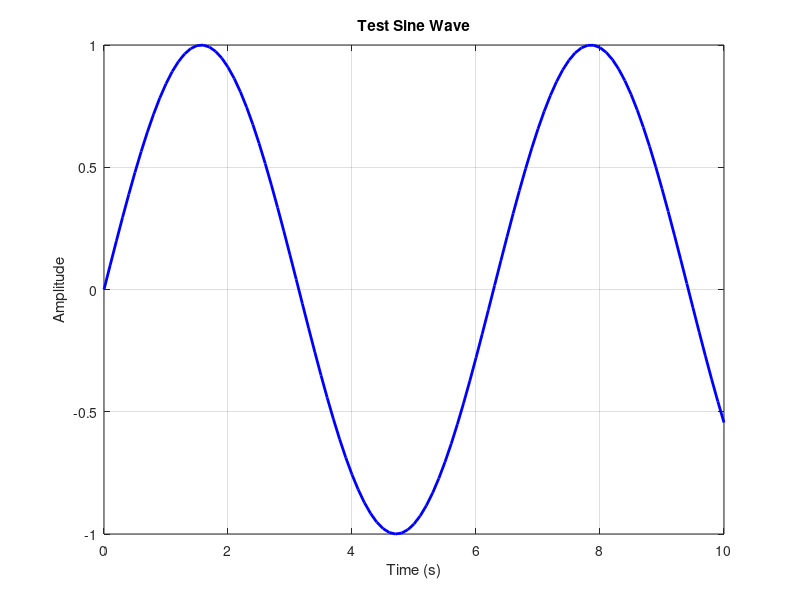
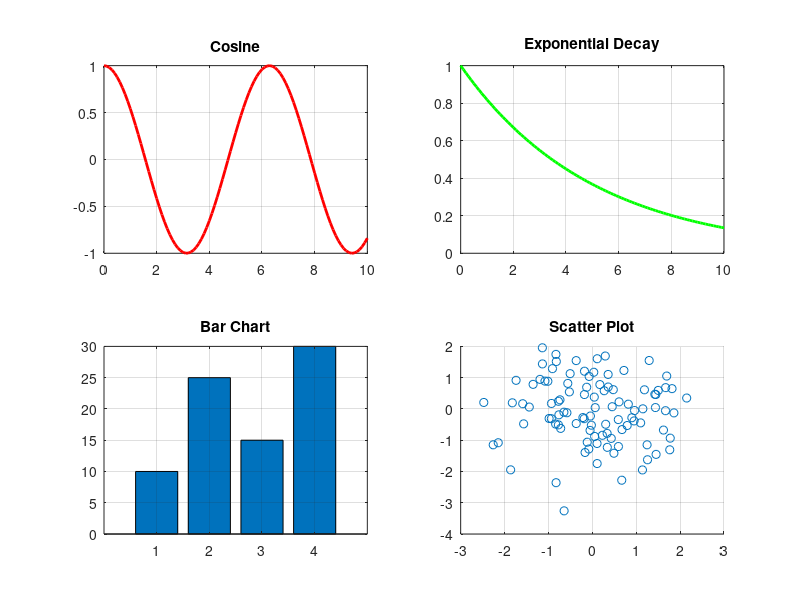

Reproduce these figures in MATLAB, in order. (Note: this script raises an error after producing the figures.)
%% Test script for plot saving functionality
% This script creates test plots and saves them to verify functionality

clear; clc; close all;

fprintf('Testing plot saving functionality...\n\n');

% Create test figures
fprintf('Creating test figures...\n');

% Figure 1: Simple line plot
fig1 = figure('Name', 'Test Line Plot', 'Position', [100, 100, 800, 600]);
t = 0:0.1:10;
y = sin(t);
plot(t, y, 'b-', 'LineWidth', 2);
grid on;
xlabel('Time (s)');
ylabel('Amplitude');
title('Test Sine Wave');

% Figure 2: Multiple subplots
fig2 = figure('Name', 'Test Subplots', 'Position', [200, 200, 1000, 800]);
subplot(2, 2, 1);
plot(t, cos(t), 'r-', 'LineWidth', 2);
grid on;
title('Cosine');

subplot(2, 2, 2);
plot(t, exp(-t/5), 'g-', 'LineWidth', 2);
grid on;
title('Exponential Decay');

subplot(2, 2, 3);
bar([1 2 3 4], [10 25 15 30]);
grid on;
title('Bar Chart');

subplot(2, 2, 4);
scatter(randn(100, 1), randn(100, 1));
grid on;
title('Scatter Plot');

% Create results folder
timestamp = datestr(now, 'yyyy-mm-dd_HH-MM-SS');
results_folder = fullfile('results', [timestamp '_test']);

% Test Method 1: Using save_figure_helper
fprintf('\n=== Testing save_figure_helper ===\n');
addpath('scripts');
save_figure_helper(fig1, 'test_line_plot', results_folder);
save_figure_helper(fig2, 'test_subplots', results_folder);

% Test Method 2: Using save_results_and_plots
fprintf('\n=== Testing save_results_and_plots ===\n');
save_results_and_plots('test_saving');

% Test Method 3: Direct saving with different methods
fprintf('\n=== Testing direct save methods ===\n');
test_folder = fullfile('results', 'direct_save_test');
if ~exist(test_folder, 'dir')
    mkdir(test_folder);
end

% Test print command
try
    print(fig1, fullfile(test_folder, 'test_print.png'), '-dpng', '-r300');
    fprintf('✓ print command successful\n');
catch ME
    fprintf('✗ print command failed: %s\n', ME.message);
end

% Test saveas command
try
    saveas(fig1, fullfile(test_folder, 'test_saveas.png'));
    fprintf('✓ saveas command successful\n');
catch ME
    fprintf('✗ saveas command failed: %s\n', ME.message);
end

% Test savefig command
try
    savefig(fig1, fullfile(test_folder, 'test_savefig.fig'));
    fprintf('✓ savefig command successful\n');
catch ME
    fprintf('✗ savefig command failed: %s\n', ME.message);
end

% Test exportgraphics (if available)
if exist('exportgraphics', 'file')
    try
        exportgraphics(fig1, fullfile(test_folder, 'test_exportgraphics.png'), 'Resolution', 300);
        fprintf('✓ exportgraphics command successful\n');
    catch ME
        fprintf('✗ exportgraphics command failed: %s\n', ME.message);
    end
else
    fprintf('- exportgraphics not available in this MATLAB version\n');
end

% Check what files were created
fprintf('\n=== Checking saved files ===\n');

% Check main results folder
if exist(results_folder, 'dir')
    plots_dir = fullfile(results_folder, 'plots');
    if exist(plots_dir, 'dir')
        files = dir(fullfile(plots_dir, '*.*'));
        fprintf('Files in %s:\n', plots_dir);
        for i = 1:length(files)
            if ~files(i).isdir
                fprintf('  - %s (%.1f KB)\n', files(i).name, files(i).bytes/1024);
            end
        end
    end
end

% Check direct save test folder
if exist(test_folder, 'dir')
    files = dir(fullfile(test_folder, '*.*'));
    fprintf('\nFiles in %s:\n', test_folder);
    for i = 1:length(files)
        if ~files(i).isdir
            fprintf('  - %s (%.1f KB)\n', files(i).name, files(i).bytes/1024);
        end
    end
end

fprintf('\n✓ Plot saving test complete!\n');
fprintf('Check the results folders to verify files were saved correctly.\n');